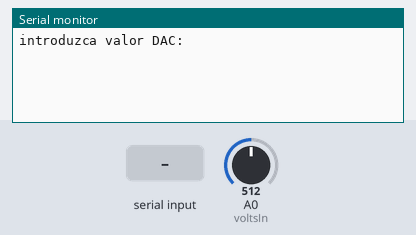
This sketch was run on a simulated Arduino Uno, built with avr-gcc and run on an emulated ATmega328P. Parts: the last lines printed to the serial monitor. Inputs (shaded band) come from the test bench; at power-on: A0 (voltsIn) = 512.

Above: at 1.7 s.
1.8 s: "90,45\n" received over Serial
At 2.9 s:
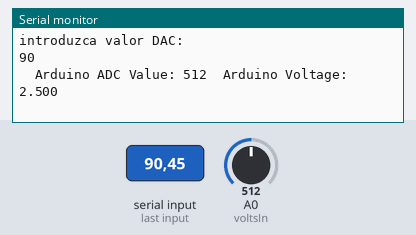
3.8 s: A0 (voltsIn) set to 716
At 5.1 s:
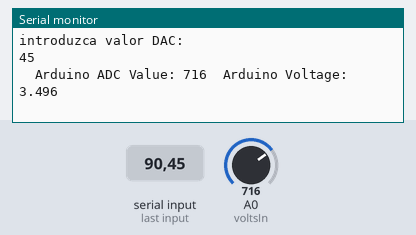
5.3 s: "30,150\n" received over Serial
At 6.7 s:
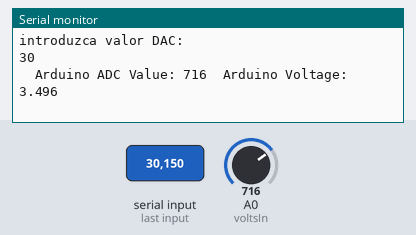
6.8 s: A0 (voltsIn) set to 900
At 7.9 s:
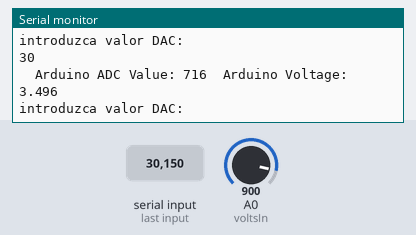
Timing chart, 0 to 9.3 s (numbered marks = the images above; inputs shaded):
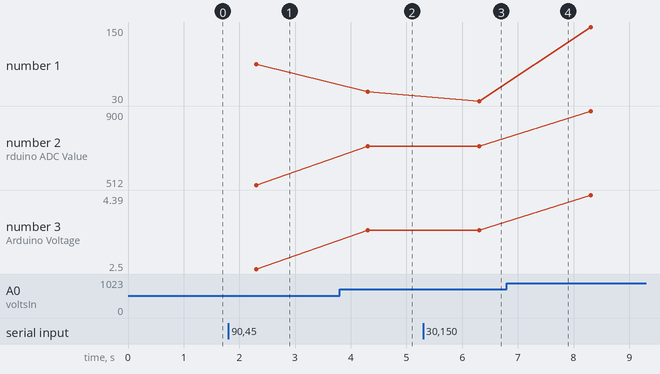

The sketch:

dac4725.ino
```cpp
#include <Wire.h>
#include <Adafruit_MCP4725.h>

#define voltsIn A0
uint32_t dac_value = 0;
  int adcValueRead = 0 ;
  float voltageRead = 0.0;
  int incomingByte = 0;
  int flag = 0;

Adafruit_MCP4725 dac; // constructor

void setup(void) {
  Serial.begin(9600);
  dac.begin(0x62); // The I2C Address: Run the I2C Scanner if you're not sure
  Serial.print("introduzca valor DAC:\n");
   delay(500);
  Serial.setTimeout(10000000);
}

void loop(void) {

   if(incomingByte != '\n' && incomingByte != '\r')
   {
      if (Serial.available() > 0){
        delay(500);
        incomingByte = Serial.parseInt(); //read int or parseFloat for ..float...


        Serial.println(incomingByte, DEC);          // otro formato, BIN o HEX

        dac.setVoltage(incomingByte, false);   //, true or false to save value in memmory

        adcValueRead = analogRead(voltsIn);
        voltageRead = (adcValueRead * 5.0 )/ 1024.0;

        Serial.print("\tArduino ADC Value: ");
        Serial.print(adcValueRead);

        Serial.print("\tArduino Voltage: ");
        Serial.println(voltageRead,3);

        delay(1000);
        Serial.print("introduzca valor DAC:\n");
        delay(500);
      }

   }

}
```

Measured:
- after the input at 1.8 s, the serial monitor: prints a new line after 0.50 s (image 1)
- after the input at 3.8 s, the serial monitor: prints a new line after 0.51 s (image 2)
- after the input at 5.3 s, the serial monitor: prints a new line after 1.0 s (image 3)
- plotted number 1: 45 → 30 after the input at 5.3 s
- plotted number 2: 512 → 716 after the input at 3.8 s, 716 → 900 after the input at 6.8 s
- plotted number 3: 2.5 → 3.5 after the input at 3.8 s, 3.5 → 4.39 after the input at 6.8 s
